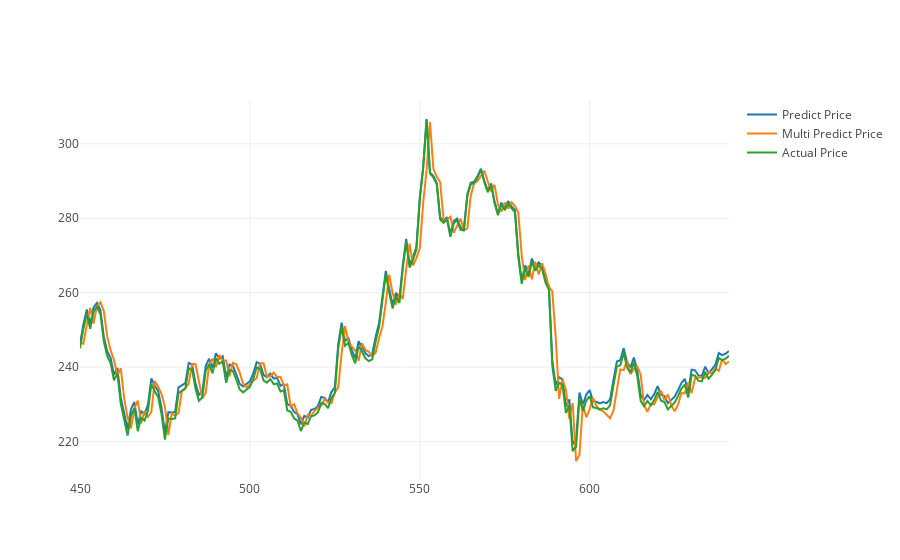

The cell this chart's notebook holds for it:
### Code cell
# Plot line graph with actual price, predicted price with feature Weighted Price,
# predicted price with features Volume and Weighted Price

actual_chart = go.Scatter(x=predictDates, y=inv_y, name= 'Actual Price')
multi_predict_chart = go.Scatter(x=predictDates, y=inv_yhat, name= 'Multi Predict Price')
predict_chart = go.Scatter(x=predictDates, y=yhat_reshape, name= 'Predict Price')
py.iplot([predict_chart, multi_predict_chart, actual_chart])

### Figure 1 — Plotly figure (JSON) as saved in the notebook; plotly's stock layout.template omitted (floating-point values rounded to 4 significant figures; data arrays with more than 128 entries replaced by an {"elided": "..."} marker saying what was removed)
{"data": [{"name": "Predict Price", "type": "scatter", "x": {"elided": "192 int values"}, "y": {"elided": "192 float values"}}, {"name": "Multi Predict Price", "type": "scatter", "x": {"elided": "192 int values"}, "y": {"elided": "193 float values"}}, {"name": "Actual Price", "type": "scatter", "x": {"elided": "192 int values"}, "y": {"elided": "193 float values"}}], "layout": {}}
